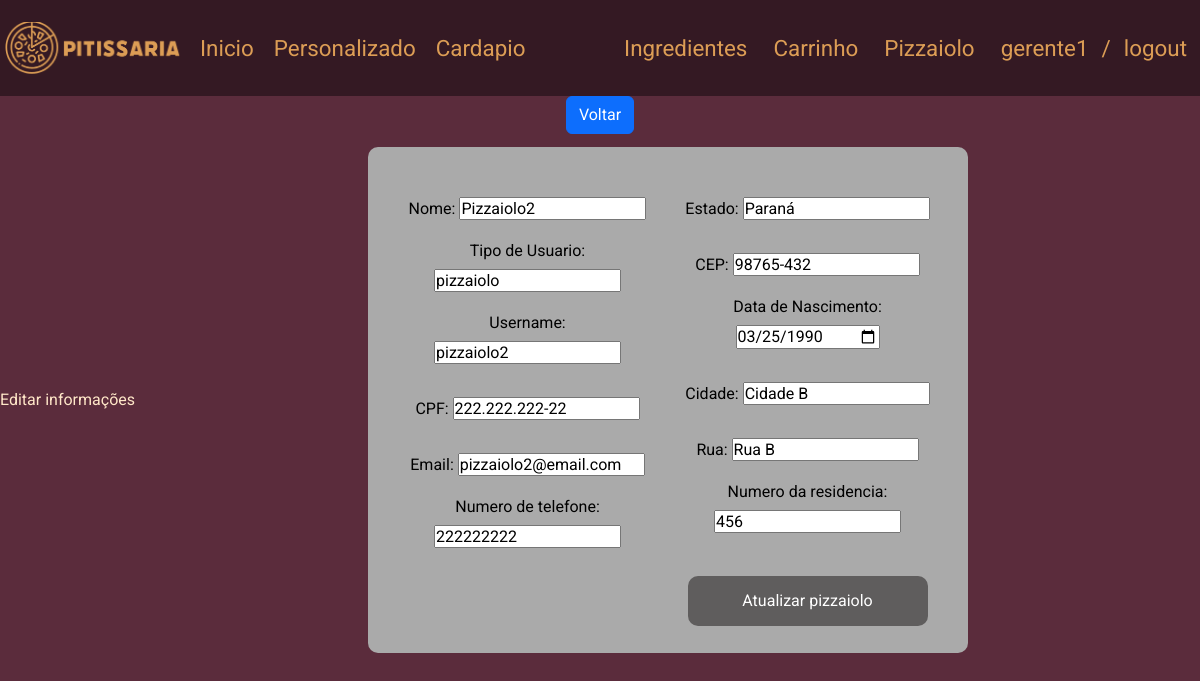
The page /php/edit.php (signed in) on the database its author committed.
### tables this page shows
CREATE TABLE IF NOT EXISTS usuarios (
    id INT AUTO_INCREMENT PRIMARY KEY,
    nome VARCHAR(100) NOT NULL,
    email VARCHAR(100) NOT NULL,
    senha VARCHAR(32) NOT NULL,
    cpf VARCHAR(20) NOT NULL UNIQUE,
    tipo_usuario ENUM('cliente', 'pizzaiolo', 'gerente') DEFAULT 'cliente',
    data_nascimento DATE,
    celular VARCHAR(20),
    username VARCHAR(50)
);

CREATE TABLE IF NOT EXISTS enderecos (
    id INT AUTO_INCREMENT PRIMARY KEY,
    cep VARCHAR(10) NOT NULL,
    rua VARCHAR(100) NOT NULL,
    num_res VARCHAR(4) NOT NULL,
    cidade VARCHAR(50) NOT NULL,
    estado VARCHAR(50) NOT NULL
);

### php/edit.php (the view, shortened to what this page needs)
<!DOCTYPE html>
<html lang="pt-BR">
<head>
    <link rel="stylesheet" href="https://cdn.jsdelivr.net/npm/bootstrap-icons@1.11.3/font/bootstrap-icons.min.css">
    <link href="https://cdn.jsdelivr.net/npm/bootstrap@5.2.3/dist/css/bootstrap.min.css" rel="stylesheet">
    <link rel="stylesheet" href="../Style/padrao.css">
    <link rel="stylesheet" href="../Style/editar_pizzaiolo.css">
</head>
<body>
<?php
    include("connection.php");
    include("../paginas/geral/menu.php");
    $sql =  "SELECT u.id, u.nome, u.tipo_usuario, u.email, u.cpf, u.data_nascimento, u.celular, u.username, e.cep, e.rua, e.num_res, e.cidade, e.estado
    FROM usuarios u INNER JOIN usuario_endereco ue ON u.id = ue.usuario_id INNER JOIN enderecos e ON ue.endereco_id = e.id WHERE tipo_usuario = 'pizzaiolo'";
    $result = $conn->query($sql);
    if ($result->num_rows>0){
        while($row = $result->fetch_assoc()){
            $nome = $row["nome"];
            $tipo_usuario = $row["tipo_usuario"];
            $username = $row["username"];
            $cpf = $row["cpf"];
            $email = $row["email"];
            $data_nascimento = $row["data_nascimento"];
            $celular = $row["celular"];
            $estado = $row["estado"];
            $cep = $row["cep"];
            $cidade = $row["cidade"];
            $num_res = $row["num_res"];
            $rua = $row["rua"];
        }
    }
?>
    <a href="listagem.php" class="btn btn-primary">Voltar</a>
    <main>
        <h1>Editar informações</h1>
        <div class="container">
            <form action="edit_php.php" id="form1" method="POST">
                <div class="coluna1">
                    <div class = "campo">
                        <label for="nome">Nome:</label>
                        <input type="text" name="nome" id="nome" value="<?php echo $nome?>" required>
                    </div>
                    <br>
                    <div class = "campo">
                        <label for="tp_user">Tipo de Usuario:</label>
                        <input type="text" name="tipo_usuario" id="tipo_usuario" value="<?php echo $tipo_usuario?>" default="pizzaiolo" required>
                    </div>
                    <br>
                    <div class = "campo">
                        <label for="username">Username:</label>
                        <input type="text" name="username" id="username" value="<?php echo $username?>" required>
                    </div>
                    <br>
                    <div class = "campo">
                        <label for="cpf">CPF:</label>
                        <input type="text" name="cpf" id="cpf" value="<?php echo $cpf?>" required>
                    </div>
                    <br>
                    <div class = "campo">
                        <label for="email">Email:</label>
                        <input type="text" name="email" id="email" value="<?php echo $email?>" required>
                    </div>
                    <br>
                    <div class = "campo">
                        <label for="celular">Numero de telefone:</label>
                        <input type="text" name="celular" id="celular" value="<?php echo $celular?>" required>
                    </div>
                    <br>
                </div>
                <div class="coluna2">
                    <div class = "campo">
                        <label for="estado">Estado:</label>
                        <input type="text" name="estado" id="estado" value="<?php echo $estado?>" required>
                    </div>
                    <br>
                    <div class = "campo">
                        <label for="cep">CEP:</label>
                        <input type="text" name="cep" id="cep" value="<?php echo $cep?>" required>
                    </div>
                    <br>
                    <div class = "campo">
                        <label for="dt_nasc">Data de Nascimento:</label>
                        <input type="date" name="data_nascimento" id="data_nascimento" value="<?php echo $data_nascimento?>" required>
                    </div>
                    <br>
                    <div class = "campo">
                        <label for="cidade">Cidade:</label>
                        <input type="text" name="cidade" id="cidade" value="<?php echo $cidade?>" required>
                    </div>
                    <br>
                    <div class = "campo">
                        <label for="rua">Rua:</label>
                        <input type="text" name="rua" id="rua" value="<?php echo $rua?>" required>
                    </div>
                    <br>
                    <div class = "campo">
                        <label for="num_res">Numero da residencia:</label>
                        <input type="number" name="num_res" id="num_res" value="<?php echo $num_res?>" required>
                    </div>
                    <br>
                    <input type="submit" value="Atualizar pizzaiolo" id="submit">
                    <br>
                </div>
            </form>
        </div>
    </main>
</body>
</html>

### Style/padrao.css (style rules this page uses)
:root { --cor-fundo: #BFBFBD; --cor-hover: #5b2c3c; --cor-header: #341923fa; --cor-texto: rgb(255, 231, 200); --cor-texto-header: #dc9d55; --cor-footer: #202D40; --cor-carregamento: #ffffff; --fonte-texto: 'Roboto', sans-serif; }
html, body { padding: 0; margin: 0; height: 100vh; color: var(--cor-texto); }
html { font: 1em/1.5 var(--fonte-texto); -webkit-font-smoothing: antialiased; -moz-osx-font-smoothing: grayscale; text-rendering: optimizelegibility; }
body { font-size: 1.3em; background-color: var(--cor-hover); position: relative; }
.container { height: 120%; margin: 20px; }

### Style/editar_pizzaiolo.css (style rules this page uses)
* { margin: 0px; padding: 0px; }
form { display: flex; flex-wrap: wrap; justify-content: space-between; }
.coluna1, .coluna2 { flex: 1; margin: 20px 10px 0px 10px; }
.container { display: flex; flex-direction: column; align-items: center; background-color: #aaa; text-align: center; width: 600px; padding: 20px; color: black; border-radius: 10px; margin: 0 auto; }
input { margin: 10px 0px 7px 0px; }
input#submit { color: white; background-color: #5f5d5d; height: 50px; width: 240px; border-radius: 10px; border: none; align-self: center; margin-top: 20px; }
body { background-color: white; text-align: center; background-color: var(--vermelho); }
main { position: absolute; top: 50%; left: 50%; transform: translate(-50%, -50%); width: 100%; display: flex; justify-content: center; align-items: center; }

### Style/padrao1.css (style rules this page uses)
:root { --cor-fundo: #5b2c3c; --cor-header: #341923fa; --cor-darker: #251219fa; --cor-input-form: #a7818f; --cor-hover: rgb(235, 208, 227); --cor-desativado: rgb(139, 115, 132); --cor-texto: rgb(255, 231, 200); --cor-texto-header: #dc9d55; --cor-footer: rgba(33, 37, 41, 1); --cor-carregamento: #ffffff; --fonte-texto: "Roboto", sans-serif; --fonte-texto-form: "Open Sans", sans-serif; --cor-ingredientes: #402831; --height-img: 80px; }
body, html { height: 100vh; background: var(--cor-fundo); font-family: var(--fonte-texto); font-size: 16px; }

### rows shown on the page
usuarios: nome "Pizzaiolo2", tipo_usuario "pizzaiolo", username "pizzaiolo2", cpf "222.222.222-22", email "pizzaiolo2@email.com", celular "222222222", data_nascimento "03/25/1990"
enderecos: estado "Paraná", cep "98765-432", cidade "Cidade B", rua "Rua B", num_res "456"

### other values the page prints
$_SESSION['username'] "gerente1"
